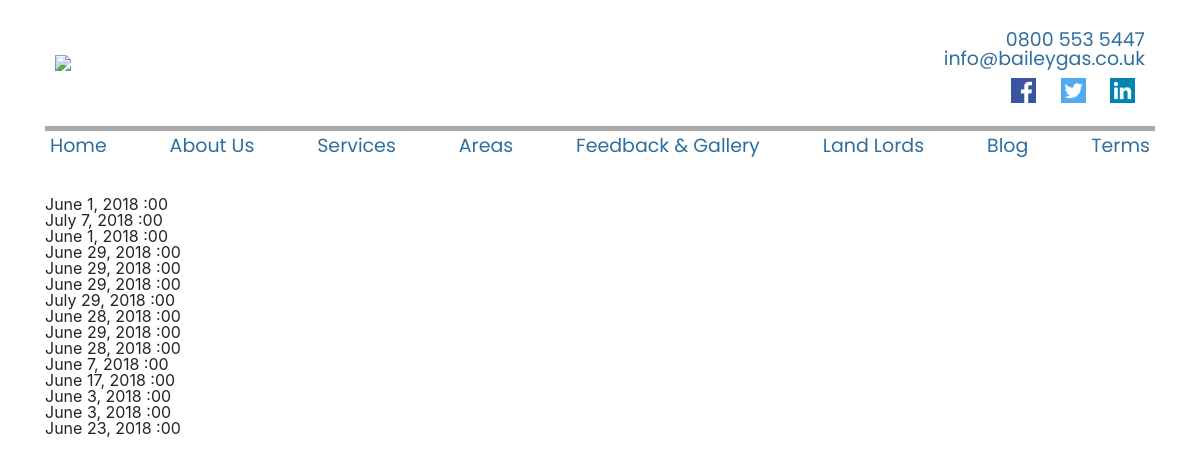
The app's page /bookings/, older data.
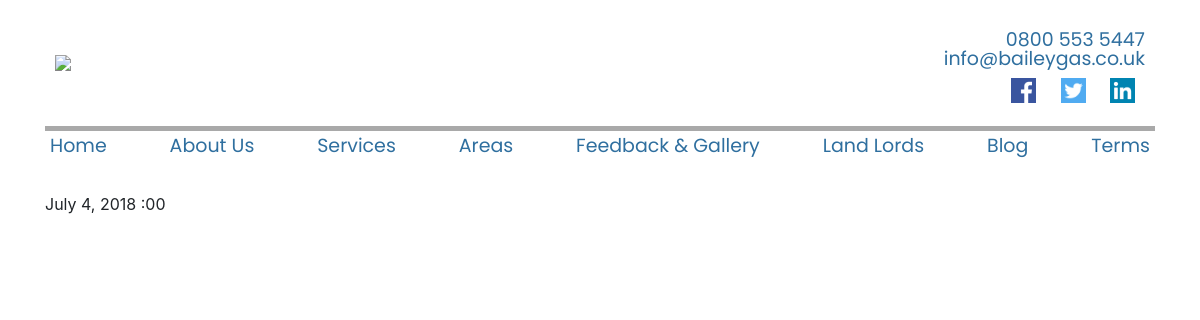
The same page, newer data.
### booking/models.py (models this page shows, shortened)
class Booking(models.Model):
    SLOTS = [(i, i) for i in range(9, 18)]
    title = models.CharField(max_length=200)
    booking_date = models.DateField()
    booking_slot = models.IntegerField(max_length=30, choices=SLOTS)

### booking/views.py (the view)
# urls.py: url(r'^bookings/$', booking_list, name='booking'),
def booking_list(request):
    bookings = Booking.objects.all()
    return render(request, 'booking/booking_list.html', {'bookings': bookings})

### templates/booking/booking_list.html (shortened to what this page needs)
{% extends 'index.html' %}
{% block content %}
    {% for booking in bookings %}
        {{ booking.booking_date }}
        {{ booking.booking_time  }}:00
        <br>
    {% endfor %}
{% endblock %}

### templates/index.html (shortened to what this page needs)
{% load staticfiles %}
<!DOCTYPE html>
<html lang="en">
<head>
    <link rel="stylesheet" href="/static/lib/css/bootstrap.css" />
    <link rel="stylesheet" href="/static/lib/css/bootstrap-datepicker3.css"/>
    <link rel="stylesheet" href="/static/reset.css">
    <link rel="stylesheet" href="/static/style.css">
</head>
<body>
<div class="container">
    <nav class="mynavbar">
        <div class="brand">
            <img src="/static/imgs/Bailey.jpg">
            <div class="contacts">
                <p>0800 553 5447</p>
                <a href="mailto:info@baileygas.co.uk">info@baileygas.co.uk</a>
                <div>
                    <a href="/"><img  href="/" src="/static/imgs/icons/facebook.png"></a>
                    <a href="/"><img href='/' src="/static/imgs/icons/twitter.png"></a>
                    <a href="/"><img href='/' src="/static/imgs/icons/linkedin.png"></a>
                </div>
            </div>
        </div>
        <div>
            <ul class="navbar-list">
                <li><a href="/">Home</a></li>
                <li><a href="/bookings">About Us</a></li>
                <li><a href="/bookings">Services</a></li>
                <li><a href="/bookings">Areas</a></li>
                <li><a href="/bookings">Feedback & Gallery</a></li>
                <li><a href="/bookings">Land Lords</a></li>
                <li><a href="/bookings">Blog</a></li>
                <li><a href="/bookings">Terms</a></li>
            </ul>
        </div>
    </nav>
</div>
<div class="container" id="slideshow">
</div>
<div class="container content">
    {% block content %}
    {% endblock %}
</div>
</body>
</html>

### static/style.css (style rules this page uses)
h1, h2, h3, h4, p, a, li { color: #2f6f9f; font-size: 19px; font-family: 'Poppins', sans-serif; }
.brand { display: flex; flex-direction: row; justify-content: space-between; align-items: center; border-bottom: 5px solid darkgrey; padding: 10px; }
.contacts { display: flex; flex-direction: column; justify-content: center; text-align: right; margin-top: 20px; }
.contacts a img { height: 25px; width: auto; margin: 10px; }
.navbar-list { display: flex; flex-direction: row; justify-content: space-between; padding: 5px; }

Row changes from the older to the newer data that the page shows:
removed Booking: booking_date "July 7, 2018"
removed Booking: booking_date "June 1, 2018"
removed Booking: booking_date "June 29, 2018"
removed Booking: booking_date "June 29, 2018"
removed Booking: booking_date "June 29, 2018"
removed Booking: booking_date "July 29, 2018"
removed Booking: booking_date "June 28, 2018"
removed Booking: booking_date "June 29, 2018"
removed Booking: booking_date "June 28, 2018"
removed Booking: booking_date "June 7, 2018"
removed Booking: booking_date "June 17, 2018"
removed Booking: booking_date "June 3, 2018"
removed Booking: booking_date "June 3, 2018"
removed Booking: booking_date "June 23, 2018"
changed Booking: booking_date "June 1, 2018" → "July 4, 2018"
